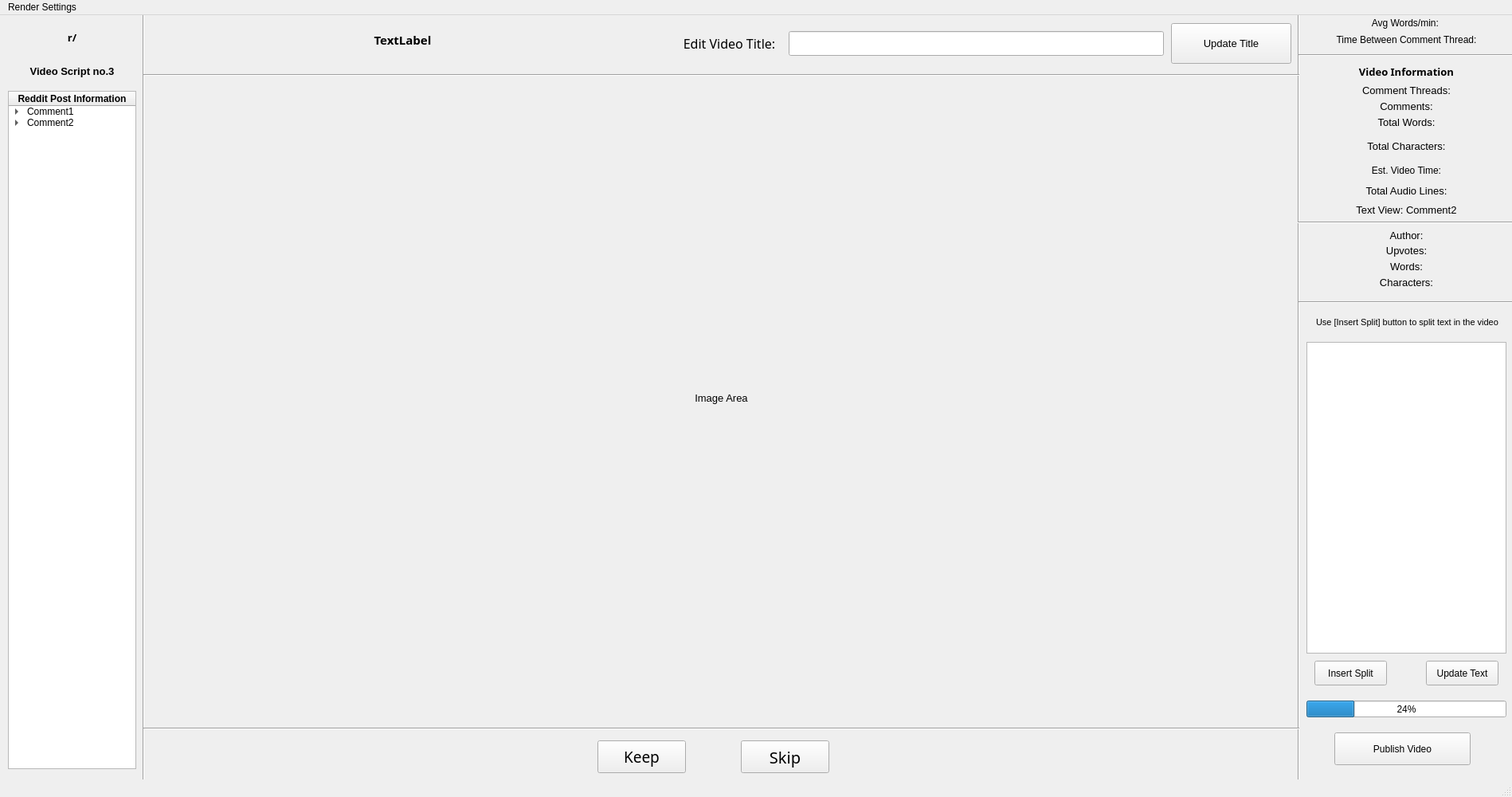
<?xml version="1.0" encoding="UTF-8"?>
<ui version="4.0">
 <class>MainWindow</class>
 <widget class="QMainWindow" name="MainWindow">
  <property name="geometry">
   <rect>
    <x>0</x>
    <y>0</y>
    <width>1898</width>
    <height>1000</height>
   </rect>
  </property>
  <property name="windowTitle">
   <string>MainWindow</string>
  </property>
  <widget class="QWidget" name="centralwidget">
   <widget class="QTreeWidget" name="treeWidget">
    <property name="geometry">
     <rect>
      <x>10</x>
      <y>95</y>
      <width>161</width>
      <height>851</height>
     </rect>
    </property>
    <property name="focusPolicy">
     <enum>Qt::NoFocus</enum>
    </property>
    <property name="selectionMode">
     <enum>QAbstractItemView::SingleSelection</enum>
    </property>
    <column>
     <property name="text">
      <string>Reddit Post Information</string>
     </property>
     <property name="font">
      <font>
       <weight>75</weight>
       <bold>true</bold>
      </font>
     </property>
     <property name="textAlignment">
      <set>AlignCenter</set>
     </property>
    </column>
    <item>
     <property name="text">
      <string>Comment1</string>
     </property>
     <item>
      <property name="text">
       <string>Reply1</string>
      </property>
      <property name="statusTip">
       <string/>
      </property>
     </item>
     <item>
      <property name="text">
       <string>Reply2</string>
      </property>
     </item>
     <item>
      <property name="text">
       <string>Reply3</string>
      </property>
     </item>
    </item>
    <item>
     <property name="text">
      <string>Comment2</string>
     </property>
     <item>
      <property name="text">
       <string>Reply1</string>
      </property>
     </item>
     <item>
      <property name="text">
       <string>Reply2</string>
      </property>
     </item>
     <item>
      <property name="text">
       <string>Reply3</string>
      </property>
     </item>
    </item>
   </widget>
   <widget class="QLabel" name="label">
    <property name="geometry">
     <rect>
      <x>10</x>
      <y>55</y>
      <width>161</width>
      <height>31</height>
     </rect>
    </property>
    <property name="font">
     <font>
      <pointsize>10</pointsize>
      <weight>75</weight>
      <bold>true</bold>
     </font>
    </property>
    <property name="text">
     <string>Video Script no.3</string>
    </property>
    <property name="alignment">
     <set>Qt::AlignCenter</set>
    </property>
   </widget>
   <widget class="QLabel" name="textView">
    <property name="geometry">
     <rect>
      <x>1640</x>
      <y>229</y>
      <width>251</width>
      <height>31</height>
     </rect>
    </property>
    <property name="font">
     <font>
      <pointsize>10</pointsize>
     </font>
    </property>
    <property name="text">
     <string>Text View: Comment2</string>
    </property>
    <property name="alignment">
     <set>Qt::AlignCenter</set>
    </property>
   </widget>
   <widget class="QPushButton" name="keep">
    <property name="geometry">
     <rect>
      <x>750</x>
      <y>910</y>
      <width>111</width>
      <height>41</height>
     </rect>
    </property>
    <property name="font">
     <font>
      <family>IBM Plex Sans Medium</family>
      <pointsize>14</pointsize>
     </font>
    </property>
    <property name="text">
     <string>Keep</string>
    </property>
   </widget>
   <widget class="QPushButton" name="skip">
    <property name="geometry">
     <rect>
      <x>930</x>
      <y>910</y>
      <width>111</width>
      <height>41</height>
     </rect>
    </property>
    <property name="font">
     <font>
      <family>IBM Plex Sans Medium</family>
      <pointsize>15</pointsize>
      <weight>50</weight>
      <bold>false</bold>
     </font>
    </property>
    <property name="text">
     <string>Skip</string>
    </property>
   </widget>
   <widget class="QLabel" name="estvidtime">
    <property name="geometry">
     <rect>
      <x>1640</x>
      <y>179</y>
      <width>251</width>
      <height>31</height>
     </rect>
    </property>
    <property name="font">
     <font>
      <pointsize>9</pointsize>
     </font>
    </property>
    <property name="text">
     <string>Est. Video Time:</string>
    </property>
    <property name="alignment">
     <set>Qt::AlignCenter</set>
    </property>
    <property name="wordWrap">
     <bool>true</bool>
    </property>
   </widget>
   <widget class="QLabel" name="totalaudiolines">
    <property name="geometry">
     <rect>
      <x>1640</x>
      <y>205</y>
      <width>251</width>
      <height>31</height>
     </rect>
    </property>
    <property name="font">
     <font>
      <pointsize>10</pointsize>
     </font>
    </property>
    <property name="text">
     <string>Total Audio Lines:</string>
    </property>
    <property name="alignment">
     <set>Qt::AlignCenter</set>
    </property>
   </widget>
   <widget class="Line" name="line">
    <property name="geometry">
     <rect>
      <x>1610</x>
      <y>-40</y>
      <width>41</width>
      <height>1011</height>
     </rect>
    </property>
    <property name="orientation">
     <enum>Qt::Vertical</enum>
    </property>
   </widget>
   <widget class="Line" name="line">
    <property name="geometry">
     <rect>
      <x>1630</x>
      <y>350</y>
      <width>271</width>
      <height>21</height>
     </rect>
    </property>
    <property name="orientation">
     <enum>Qt::Horizontal</enum>
    </property>
   </widget>
   <widget class="Line" name="line">
    <property name="geometry">
     <rect>
      <x>1629</x>
      <y>250</y>
      <width>271</width>
      <height>21</height>
     </rect>
    </property>
    <property name="orientation">
     <enum>Qt::Horizontal</enum>
    </property>
   </widget>
   <widget class="QLabel" name="author">
    <property name="geometry">
     <rect>
      <x>1640</x>
      <y>261</y>
      <width>251</width>
      <height>31</height>
     </rect>
    </property>
    <property name="font">
     <font>
      <pointsize>10</pointsize>
     </font>
    </property>
    <property name="text">
     <string>Author:</string>
    </property>
    <property name="alignment">
     <set>Qt::AlignCenter</set>
    </property>
   </widget>
   <widget class="QLabel" name="upvotes">
    <property name="geometry">
     <rect>
      <x>1640</x>
      <y>280</y>
      <width>251</width>
      <height>31</height>
     </rect>
    </property>
    <property name="font">
     <font>
      <pointsize>10</pointsize>
     </font>
    </property>
    <property name="text">
     <string>Upvotes:</string>
    </property>
    <property name="alignment">
     <set>Qt::AlignCenter</set>
    </property>
   </widget>
   <widget class="QLabel" name="avgwordsmin">
    <property name="geometry">
     <rect>
      <x>1640</x>
      <y>-1</y>
      <width>251</width>
      <height>21</height>
     </rect>
    </property>
    <property name="text">
     <string>Avg Words/min: </string>
    </property>
    <property name="alignment">
     <set>Qt::AlignCenter</set>
    </property>
   </widget>
   <widget class="QLabel" name="commentthreads">
    <property name="geometry">
     <rect>
      <x>1640</x>
      <y>79</y>
      <width>251</width>
      <height>31</height>
     </rect>
    </property>
    <property name="font">
     <font>
      <pointsize>10</pointsize>
     </font>
    </property>
    <property name="text">
     <string>Comment Threads:</string>
    </property>
    <property name="alignment">
     <set>Qt::AlignCenter</set>
    </property>
   </widget>
   <widget class="QLabel" name="timebetweencommentthread">
    <property name="geometry">
     <rect>
      <x>1640</x>
      <y>10</y>
      <width>251</width>
      <height>41</height>
     </rect>
    </property>
    <property name="text">
     <string>Time Between Comment Thread:</string>
    </property>
    <property name="alignment">
     <set>Qt::AlignCenter</set>
    </property>
   </widget>
   <widget class="Line" name="line_2">
    <property name="geometry">
     <rect>
      <x>1630</x>
      <y>40</y>
      <width>291</width>
      <height>21</height>
     </rect>
    </property>
    <property name="orientation">
     <enum>Qt::Horizontal</enum>
    </property>
   </widget>
   <widget class="QLabel" name="label_12">
    <property name="geometry">
     <rect>
      <x>1640</x>
      <y>50</y>
      <width>251</width>
      <height>41</height>
     </rect>
    </property>
    <property name="font">
     <font>
      <family>IBM Plex Sans Medium</family>
      <pointsize>10</pointsize>
      <weight>75</weight>
      <bold>true</bold>
     </font>
    </property>
    <property name="text">
     <string>Video Information</string>
    </property>
    <property name="alignment">
     <set>Qt::AlignCenter</set>
    </property>
   </widget>
   <widget class="Line" name="line_3">
    <property name="geometry">
     <rect>
      <x>170</x>
      <y>-10</y>
      <width>21</width>
      <height>1000</height>
     </rect>
    </property>
    <property name="orientation">
     <enum>Qt::Vertical</enum>
    </property>
   </widget>
   <widget class="QLabel" name="wordscomment">
    <property name="geometry">
     <rect>
      <x>1640</x>
      <y>300</y>
      <width>251</width>
      <height>31</height>
     </rect>
    </property>
    <property name="font">
     <font>
      <pointsize>10</pointsize>
     </font>
    </property>
    <property name="text">
     <string>Words:</string>
    </property>
    <property name="alignment">
     <set>Qt::AlignCenter</set>
    </property>
   </widget>
   <widget class="QLabel" name="subreddit">
    <property name="geometry">
     <rect>
      <x>0</x>
      <y>2</y>
      <width>181</width>
      <height>51</height>
     </rect>
    </property>
    <property name="font">
     <font>
      <family>IBM Plex Sans Medium</family>
      <pointsize>10</pointsize>
      <weight>75</weight>
      <bold>true</bold>
     </font>
    </property>
    <property name="text">
     <string>r/</string>
    </property>
    <property name="alignment">
     <set>Qt::AlignCenter</set>
    </property>
   </widget>
   <widget class="QLabel" name="commentamount">
    <property name="geometry">
     <rect>
      <x>1640</x>
      <y>99</y>
      <width>251</width>
      <height>31</height>
     </rect>
    </property>
    <property name="font">
     <font>
      <pointsize>10</pointsize>
     </font>
    </property>
    <property name="text">
     <string>Comments:</string>
    </property>
    <property name="alignment">
     <set>Qt::AlignCenter</set>
    </property>
   </widget>
   <widget class="QLabel" name="totalwords">
    <property name="geometry">
     <rect>
      <x>1640</x>
      <y>119</y>
      <width>251</width>
      <height>31</height>
     </rect>
    </property>
    <property name="font">
     <font>
      <pointsize>10</pointsize>
     </font>
    </property>
    <property name="text">
     <string>Total Words:</string>
    </property>
    <property name="alignment">
     <set>Qt::AlignCenter</set>
    </property>
   </widget>
   <widget class="QPushButton" name="publish">
    <property name="geometry">
     <rect>
      <x>1675</x>
      <y>900</y>
      <width>171</width>
      <height>41</height>
     </rect>
    </property>
    <property name="text">
     <string>Publish Video</string>
    </property>
   </widget>
   <widget class="QLabel" name="imageArea">
    <property name="geometry">
     <rect>
      <x>180</x>
      <y>100</y>
      <width>1451</width>
      <height>761</height>
     </rect>
    </property>
    <property name="font">
     <font>
      <pointsize>10</pointsize>
     </font>
    </property>
    <property name="autoFillBackground">
     <bool>false</bool>
    </property>
    <property name="frameShadow">
     <enum>QFrame::Plain</enum>
    </property>
    <property name="lineWidth">
     <number>5</number>
    </property>
    <property name="midLineWidth">
     <number>0</number>
    </property>
    <property name="text">
     <string>Image Area</string>
    </property>
    <property name="alignment">
     <set>Qt::AlignCenter</set>
    </property>
    <property name="wordWrap">
     <bool>true</bool>
    </property>
   </widget>
   <widget class="QLabel" name="totalcharacters">
    <property name="geometry">
     <rect>
      <x>1640</x>
      <y>149</y>
      <width>251</width>
      <height>31</height>
     </rect>
    </property>
    <property name="font">
     <font>
      <pointsize>10</pointsize>
     </font>
    </property>
    <property name="text">
     <string>Total Characters:</string>
    </property>
    <property name="alignment">
     <set>Qt::AlignCenter</set>
    </property>
   </widget>
   <widget class="QLabel" name="characterscomment">
    <property name="geometry">
     <rect>
      <x>1640</x>
      <y>320</y>
      <width>251</width>
      <height>31</height>
     </rect>
    </property>
    <property name="font">
     <font>
      <pointsize>10</pointsize>
     </font>
    </property>
    <property name="text">
     <string>Characters:</string>
    </property>
    <property name="alignment">
     <set>Qt::AlignCenter</set>
    </property>
   </widget>
   <widget class="QProgressBar" name="progressBar">
    <property name="geometry">
     <rect>
      <x>1640</x>
      <y>860</y>
      <width>251</width>
      <height>21</height>
     </rect>
    </property>
    <property name="value">
     <number>24</number>
    </property>
    <property name="alignment">
     <set>Qt::AlignCenter</set>
    </property>
   </widget>
   <widget class="Line" name="line_4">
    <property name="geometry">
     <rect>
      <x>180</x>
      <y>880</y>
      <width>1451</width>
      <height>31</height>
     </rect>
    </property>
    <property name="orientation">
     <enum>Qt::Horizontal</enum>
    </property>
   </widget>
   <widget class="Line" name="line_5">
    <property name="geometry">
     <rect>
      <x>180</x>
      <y>60</y>
      <width>1451</width>
      <height>31</height>
     </rect>
    </property>
    <property name="orientation">
     <enum>Qt::Horizontal</enum>
    </property>
   </widget>
   <widget class="QLabel" name="videoTitle">
    <property name="geometry">
     <rect>
      <x>180</x>
      <y>-10</y>
      <width>651</width>
      <height>81</height>
     </rect>
    </property>
    <property name="sizePolicy">
     <sizepolicy hsizetype="Preferred" vsizetype="Preferred">
      <horstretch>0</horstretch>
      <verstretch>0</verstretch>
     </sizepolicy>
    </property>
    <property name="font">
     <font>
      <family>IBM Plex Sans Medium</family>
      <pointsize>11</pointsize>
      <weight>75</weight>
      <bold>true</bold>
     </font>
    </property>
    <property name="text">
     <string>TextLabel</string>
    </property>
    <property name="alignment">
     <set>Qt::AlignCenter</set>
    </property>
    <property name="wordWrap">
     <bool>true</bool>
    </property>
   </widget>
   <widget class="QPushButton" name="updateText">
    <property name="geometry">
     <rect>
      <x>1790</x>
      <y>810</y>
      <width>91</width>
      <height>31</height>
     </rect>
    </property>
    <property name="text">
     <string>Update Text</string>
    </property>
   </widget>
   <widget class="QLabel" name="label_3">
    <property name="geometry">
     <rect>
      <x>1636</x>
      <y>370</y>
      <width>261</width>
      <height>31</height>
     </rect>
    </property>
    <property name="font">
     <font>
      <pointsize>8</pointsize>
     </font>
    </property>
    <property name="text">
     <string>Use [Insert Split] button to split text in the video</string>
    </property>
    <property name="scaledContents">
     <bool>false</bool>
    </property>
    <property name="alignment">
     <set>Qt::AlignCenter</set>
    </property>
    <property name="wordWrap">
     <bool>true</bool>
    </property>
   </widget>
   <widget class="QPushButton" name="insertSplit">
    <property name="geometry">
     <rect>
      <x>1650</x>
      <y>810</y>
      <width>91</width>
      <height>31</height>
     </rect>
    </property>
    <property name="text">
     <string>Insert Split</string>
    </property>
   </widget>
   <widget class="QTextEdit" name="textDisplay">
    <property name="geometry">
     <rect>
      <x>1640</x>
      <y>410</y>
      <width>251</width>
      <height>391</height>
     </rect>
    </property>
   </widget>
   <widget class="QLineEdit" name="editTitle">
    <property name="geometry">
     <rect>
      <x>990</x>
      <y>20</y>
      <width>471</width>
      <height>31</height>
     </rect>
    </property>
   </widget>
   <widget class="QLabel" name="label_2">
    <property name="geometry">
     <rect>
      <x>840</x>
      <y>0</y>
      <width>151</width>
      <height>71</height>
     </rect>
    </property>
    <property name="font">
     <font>
      <family>IBM Plex Sans</family>
      <pointsize>12</pointsize>
     </font>
    </property>
    <property name="text">
     <string>Edit Video Title:</string>
    </property>
    <property name="alignment">
     <set>Qt::AlignCenter</set>
    </property>
   </widget>
   <widget class="QPushButton" name="updateTitle">
    <property name="geometry">
     <rect>
      <x>1470</x>
      <y>10</y>
      <width>151</width>
      <height>51</height>
     </rect>
    </property>
    <property name="font">
     <font>
      <pointsize>10</pointsize>
     </font>
    </property>
    <property name="text">
     <string>Update Title</string>
    </property>
   </widget>
  </widget>
  <widget class="QMenuBar" name="menubar">
   <property name="geometry">
    <rect>
     <x>0</x>
     <y>0</y>
     <width>1898</width>
     <height>21</height>
    </rect>
   </property>
   <widget class="QMenu" name="menuRender_Settings">
    <property name="title">
     <string>Render Settings</string>
    </property>
    <addaction name="editrendervalues"/>
    <addaction name="nightmode"/>
   </widget>
   <addaction name="menuRender_Settings"/>
  </widget>
  <widget class="QStatusBar" name="statusbar"/>
  <action name="editrendervalues">
   <property name="text">
    <string>Edit Global Values</string>
   </property>
  </action>
  <action name="nightmode">
   <property name="text">
    <string>Toggle Night Mode</string>
   </property>
  </action>
 </widget>
 <resources/>
 <connections/>
</ui>
